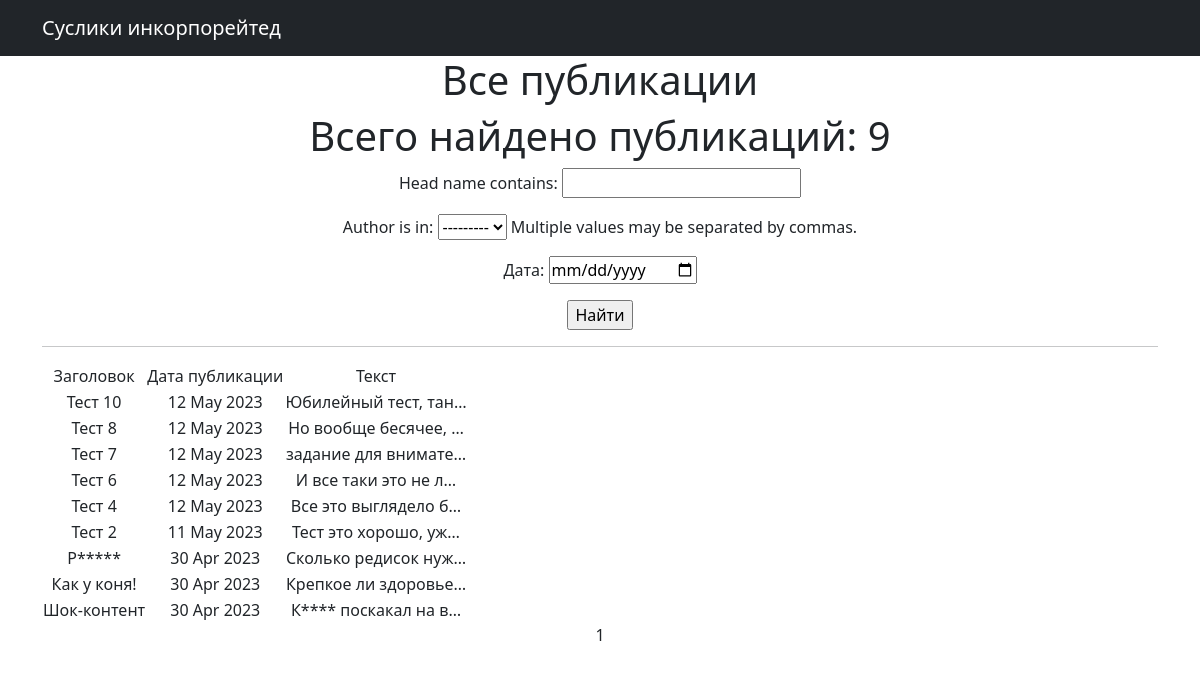
The app's page /search/ with its own data.
### news/models.py (models this page shows, shortened)
class Post(models.Model):
    objects = None
    author = models.ForeignKey(Author, on_delete=models.CASCADE)
    type = models.CharField(max_length=2, choices=TYPE, default='02')
    time_in = models.DateTimeField(auto_now_add=True)
    category = models.ManyToManyField(Category, through="PostCategory")
    head_name = models.CharField(max_length=250, unique=True)
    article_text = models.TextField()
    rate = models.IntegerField(default=0)

### news/views.py (the view)
# urls.py: path('search/', PostSearch.as_view(), name='post_search'),
class PostSearch(ListView):
    model = Post
    ordering = '-time_in'
    template_name = 'search.html'
    context_object_name = 'news'
    paginate_by = 10
    def get_queryset(self):
        queryset = super().get_queryset()
        self.filterset = NewsFilter(self.request.GET, queryset)
        return self.filterset.qs
    def get_context_data(self, **kwargs):
        context = super().get_context_data(**kwargs)
        context['time_now'] = datetime.utcnow()
        context['new_post'] = "Свежие новости сегодня!"
        context['filterset'] = self.filterset
        return context

### news/models.py (called while the page is built)
    def __str__(self):
        return self.user.username

### news/templatetags/custom_filters.py (called while the page is built)
@register.filter()
def censor(word):
   if isinstance(word, str):
      for i in word.split():
         if i.capitalize() in cens:
               word = word.replace(i, i[0] + '*' * len(i))
   else:
      raise ValueError(
         'custom_filters -> censor -> A string is expected, but a different data type has been entered')
   return word

### templates/search.html (shortened to what this page needs)
{% extends 'flatpages/default.html' %}
{% load custom_filters %}
{% load custom_tags %}
{% block content %}
<h1>Все публикации</h1>
<h1>Всего найдено публикаций: {{news|length}}</h1>
 <form action="" method="get">
       {{ filterset.form.as_p }}
       <input type="submit" value="Найти" />
   </form>
   <hr>
   {% if news %}
       <table>
           <tr>
               <td>Заголовок</td>
               <td>Дата публикации</td>
               <td>Текст</td>
           </tr>
           {% for post in news %}
           <tr>
               <td>{{ post.head_name|censor }}</td>
               <td>{{ post.time_in|date:'d M Y' }}</td>
               <td>{{ post.article_text|censor| truncatechars:20}}</td>
           </tr>
           {% endfor %}
       </table>
   {% else %}
       <h2>Новостей нет!</h2>
   {% endif %}
   {{ page_obj.number }}
{% endblock content %}

### records on screen
Post: head_name|censor "Тест 10", time_in "12 May 2023", article_text|censor "Юбилейный тест, тан…"
Post: head_name|censor "Тест 8", time_in "12 May 2023", article_text|censor "Но вообще бесячее, …"
Post: head_name|censor "Тест 7", time_in "12 May 2023", article_text|censor "задание для внимате…"
Post: head_name|censor "Тест 6", time_in "12 May 2023", article_text|censor "И все таки это не л…"
Post: head_name|censor "Тест 4", time_in "12 May 2023", article_text|censor "Все это выглядело б…"
Post: head_name|censor "Тест 2", time_in "11 May 2023", article_text|censor "Тест это хорошо, уж…"
Post: head_name|censor "Р*****", time_in "30 Apr 2023", article_text|censor "Сколько редисок нуж…"
Post: head_name|censor "Как у коня!", time_in "30 Apr 2023", article_text|censor "Крепкое ли здоровье…"
Post: head_name|censor "Шок-контент", time_in "30 Apr 2023", article_text|censor "К**** поскакал на в…"

### other values on screen
{{ news|length }} "9"
{{ page_obj.number }} "1"
